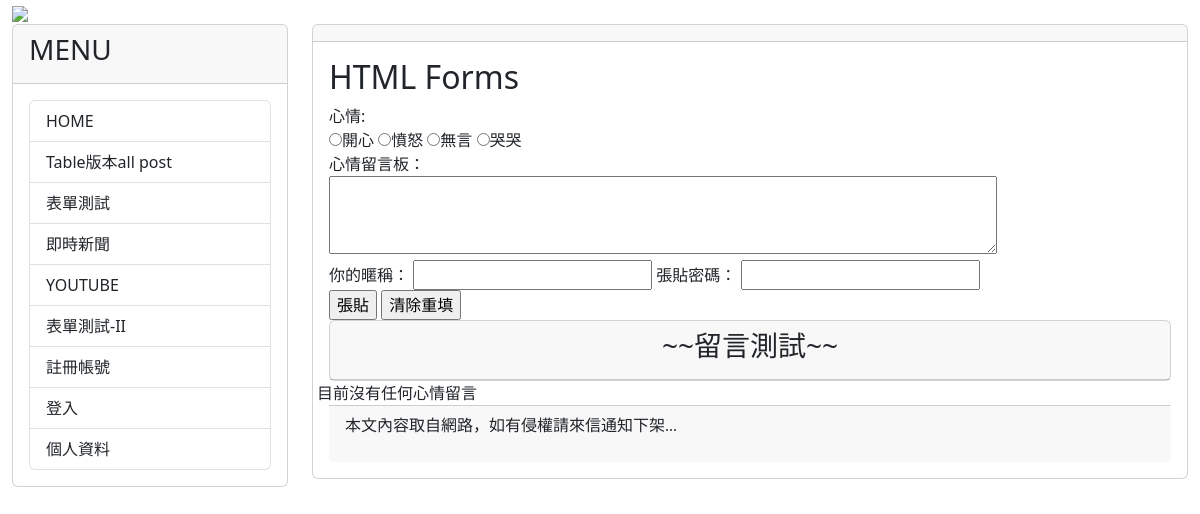
The app's page /test/, older data.
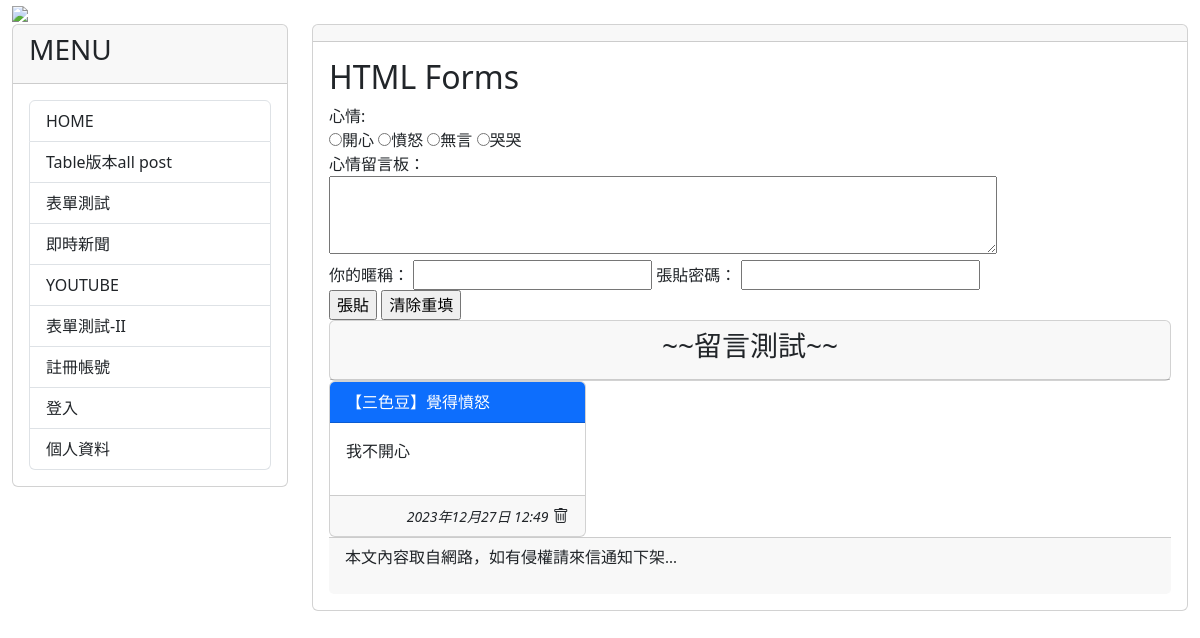
The same page, newer data.
### mytest/models.py (models this page shows, shortened)
class Mood(models.Model):
    status = models.CharField(max_length=10, null=False)
    def __str__(self):
        return self.status

class Post(models.Model):
    mood = models.ForeignKey('Mood', on_delete=models.CASCADE)
    nickname = models.CharField(max_length=10, default='不願意透漏身份的人')
    message = models.TextField(null=False)
    del_pass = models.CharField(max_length=10)
    pub_time = models.DateTimeField(auto_now=True)
    enabled = models.BooleanField(default=True)

### mytest/views.py (the view, shortened to what this page needs)
# urls.py: path('test/', testv.index, name="test-new"),
def index(request):
    posts = Post.objects.filter(enabled=True).order_by('-pub_time')[:30]
    moods = Mood.objects.all()
    if request.method == 'GET':
        return render(request, 'myform.html', locals())
    else:
        message = 'post/get 出現錯誤'
        return render(request, 'myform.html', locals())

### mytest/templates/myform.html (shortened to what this page needs)
{% extends "base2.html" %}
{% block content %}
<h2>HTML Forms</h2>
<form action="" method="post">
  <label for="title">心情:</label><br>
  {% for m in moods %}
  <input type='radio' name='mood' value='{{ m.status }}'>{{ m.status }}</input>
  {% endfor %}
  <br>
  心情留言板：<br/>
  <textarea name='user_post' rows=3 cols=70></textarea>
  <br/>
  <label for='user_id'>你的暱稱：</label>
  <input id='user_id' type='text' name='user_id'>
  <label for='user_pass'>張貼密碼：</label>
  <input id='user_pass' type='password' name='user_pass'><br/>
  <input type='submit' value='張貼'>
  <input type='reset' value='清除重填'>
</form>
<div class='row'>
  <div class='col-md-12'>
      <div class='card'>
          <div class='card-header' align=center>
          <h3>~~留言測試~~</h3>
      </div>
  </div>
</div>
<div class="row">
  {% for p in posts %}
   <div class="col-sm-12 col-md-4">
      <div class='card'>
          <div class='card-header text-white bg-primary'>【{{ p.nickname }}】覺得{{ p.mood }}</div>
          <div class='card-body'>{{ p.message | linebreaks }}</div>
          <div class='card-footer' align='right'>
              <i><small>{{ p.pub_time }}</small></i>
              <i class="bi bi-trash"  onclick='go_delete({{p.id}})'></i>
          </div>
      </div>
  </div>
  {% empty %}
      目前沒有任何心情留言
  {% endfor %}
</div>
{% endblock content %}

Row changes from the older to the newer data that the page shows:
added Post: nickname "三色豆", mood "憤怒", message "我不開心", pub_time "2023年12月27日 12:49"
Text that changed along with them:
text no longer shown: "目前沒有任何心情留言"
